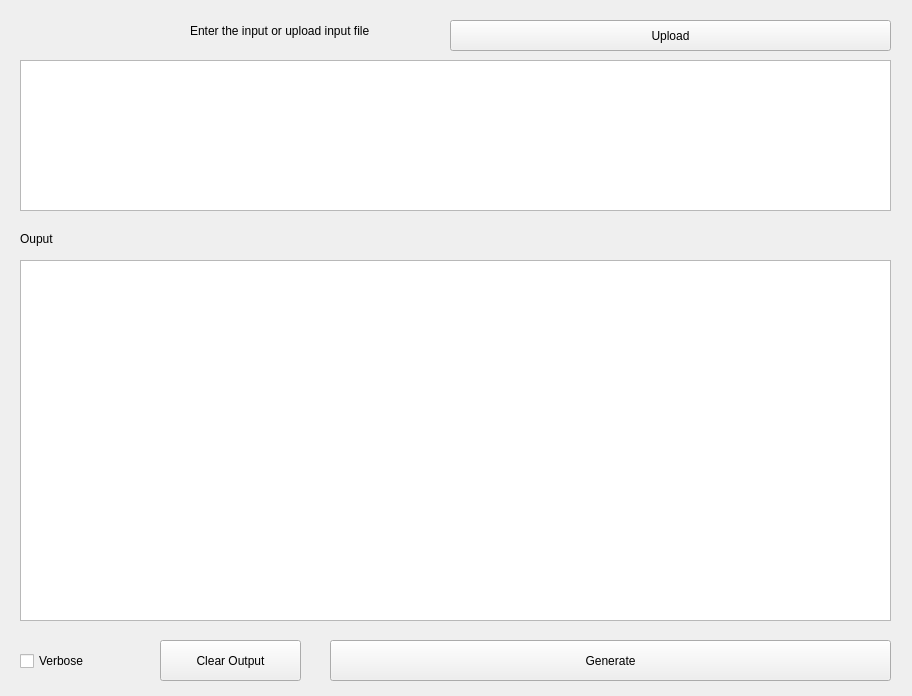
<?xml version="1.0" encoding="UTF-8"?>
<ui version="4.0">
 <class>Form</class>
 <widget class="QWidget" name="Form">
  <property name="geometry">
   <rect>
    <x>0</x>
    <y>0</y>
    <width>912</width>
    <height>696</height>
   </rect>
  </property>
  <property name="mouseTracking">
   <bool>true</bool>
  </property>
  <property name="acceptDrops">
   <bool>true</bool>
  </property>
  <property name="windowTitle">
   <string>Code Generator</string>
  </property>
  <property name="autoFillBackground">
   <bool>true</bool>
  </property>
  <widget class="QTextEdit" name="Input">
   <property name="geometry">
    <rect>
     <x>20</x>
     <y>60</y>
     <width>871</width>
     <height>151</height>
    </rect>
   </property>
  </widget>
  <widget class="QTextEdit" name="Output">
   <property name="geometry">
    <rect>
     <x>20</x>
     <y>260</y>
     <width>871</width>
     <height>361</height>
    </rect>
   </property>
  </widget>
  <widget class="QCheckBox" name="Verbose">
   <property name="geometry">
    <rect>
     <x>20</x>
     <y>650</y>
     <width>96</width>
     <height>22</height>
    </rect>
   </property>
   <property name="text">
    <string>Verbose</string>
   </property>
  </widget>
  <widget class="QPushButton" name="Generate">
   <property name="geometry">
    <rect>
     <x>330</x>
     <y>640</y>
     <width>561</width>
     <height>41</height>
    </rect>
   </property>
   <property name="text">
    <string>Generate</string>
   </property>
  </widget>
  <widget class="QLabel" name="input">
   <property name="geometry">
    <rect>
     <x>190</x>
     <y>20</y>
     <width>241</width>
     <height>21</height>
    </rect>
   </property>
   <property name="text">
    <string>Enter the input or upload input file</string>
   </property>
  </widget>
  <widget class="QPushButton" name="Upload">
   <property name="geometry">
    <rect>
     <x>450</x>
     <y>20</y>
     <width>441</width>
     <height>31</height>
    </rect>
   </property>
   <property name="text">
    <string>Upload</string>
   </property>
  </widget>
  <widget class="QLabel" name="ouput">
   <property name="geometry">
    <rect>
     <x>20</x>
     <y>230</y>
     <width>171</width>
     <height>17</height>
    </rect>
   </property>
   <property name="text">
    <string>Ouput</string>
   </property>
  </widget>
  <widget class="QPushButton" name="Clear">
   <property name="geometry">
    <rect>
     <x>160</x>
     <y>640</y>
     <width>141</width>
     <height>41</height>
    </rect>
   </property>
   <property name="text">
    <string>Clear Output</string>
   </property>
  </widget>
 </widget>
 <resources/>
 <connections/>
</ui>
